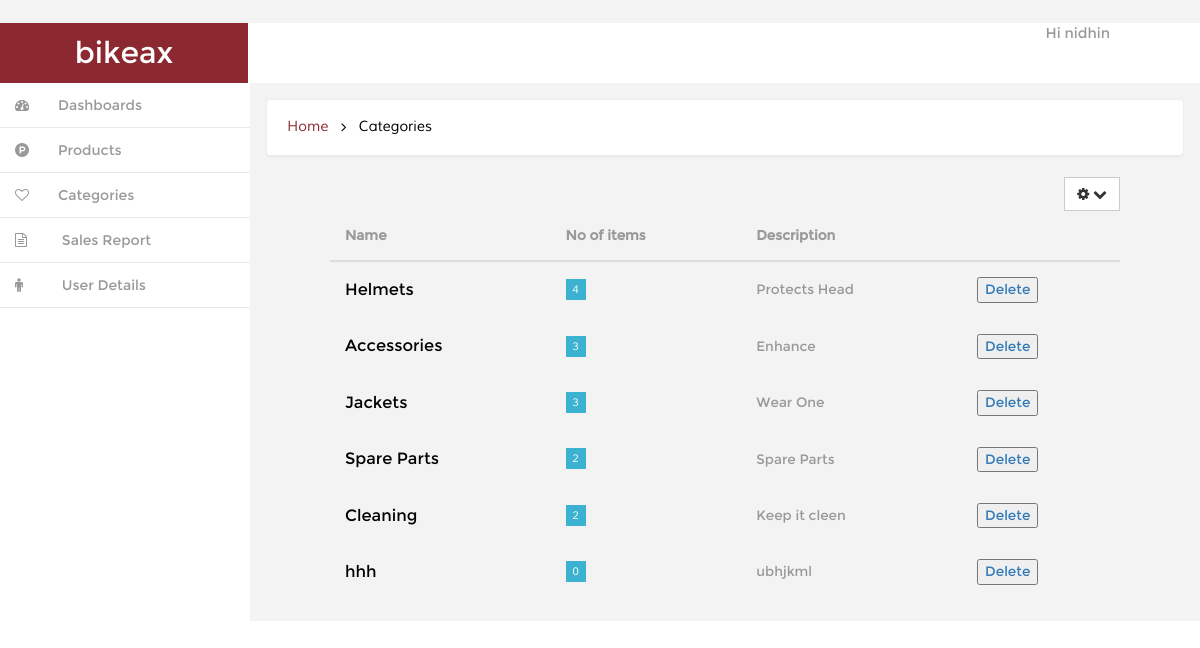
/dashboard/category/ (signed in), run on the app's committed database.
### ecom/models.py (models this page shows)
class Category(models.Model):
	Name=models.CharField(max_length=30)
	Description=models.TextField(max_length=50)
	def __str__(self):
		return self.Name

### ecom/views.py (the view)
# urls.py: url(r'^dashboard/category/$',dashcategory, name="dashcategory"),
@user_passes_test(lambda u:u.is_superuser)
def dashcategory(request):
	items=Category.objects.all()
	return render(request,'backend/category.html' ,{'items':items})

### ecom/context_processor.py (called while the page is built)
def cart(request):
    return {'cart': Cart(request)}

### templates/backend/category.html (shortened to what this page needs)
{% extends 'backend/index.html' %}
{% block breadcrump %} Categories {% endblock %}
{% block contentmain %}
<div style="margin:5px 80px 5px 80px;">
<div class="float-right">
<div class="dropdown">
        <a href="#" title="" class="btn btn-default" data-toggle="dropdown" aria-expanded="false">
            <i class="fa fa-cog icon_8"></i>
            <i class="fa fa-chevron-down icon_8"></i>
        <div class="ripple-wrapper"></div></a>
    </div>
  </div>
  <table class="table">
                       <thead>
                    <tr>
                        <th>Name</th>
                        <th>No of items</th>
                        <th>Description</th>
                        <th></th>
                    </tr>
                    </thead>
                     <tbody>
                     {% for it in items %}
                         <tr class="table-row">
                             <td class="table-text">
                             	<h6>{{ it.Name }}</h6>
                             </td>
                             <td>
                             	<span class="fam">{{ it.product_set.count }}</span>
                             </td>
                             <td class="march">
                                {{ it.Description }}
                             </td>
                              <td >
 							               <a href="{% url 'cato_del' pk=it.pk %}"><button>Delete</button></a>
                             </td>
                         </tr>
                          {% endfor %}
                     </tbody>
                 </table>
            </div>
{% endblock %}

### templates/backend/index.html (shortened to what this page needs)
<!DOCTYPE HTML>
{% load static %}
<html>
<head>
<link href="{% static 'backend/css/bootstrap.min.css'%}"  rel='stylesheet' type='text/css' />
<link href="{% static 'backend/css/style.css'%}" rel='stylesheet' type='text/css' />
<link href="{% static 'backend/css/font-awesome.css'%}" rel="stylesheet">
<link href="{% static 'backend/css/custom.css'%}" rel="stylesheet">
</head>
<body>
<div id="wrapper">
        <nav class="navbar-default navbar-static-top" role="navigation">
             <div class="navbar-header">
	               <h1> <a class="navbar-brand" href="index.html">bikeax</a></h1>
			   </div>
			 <div class=" border-bottom">
		    <div class="drop-men" >
		        <ul class=" nav_1">
					<li class="dropdown" style="margin-right:90px;">
		              <a href="#" class="dropdown-toggle dropdown-at" data-toggle="dropdown">
		              <span class=" name-caret">Hi {{ user }}</span></a>
		            </li>
		        </ul>
		     </div>
			<div class="clearfix">
     </div>
		    <div class="navbar-default sidebar" role="navigation">
                <div class="sidebar-nav navbar-collapse">
                <ul class="nav" id="side-menu">
                    <li>
                        <a href="{% url 'dashboard' %}" class=" hvr-bounce-to-right"><i class="fa fa-dashboard nav_icon "></i><span class="nav-label">Dashboards</span> </a>
                    </li>
                      <li>
                        <a href="{% url 'dashproduct' %}" class=" hvr-bounce-to-right"><i class="fa fa-product-hunt nav_icon "></i><span class="nav-label">Products</span> </a>
                    </li>
                      <li>
                        <a href="{% url 'dashcategory' %}" class=" hvr-bounce-to-right"><i class="fa fa-heart-o nav_icon "></i><span class="nav-label">Categories</span> </a>
                    </li>
					 <li>
                        <a href="{% url 'sales' %}" class=" hvr-bounce-to-right"><i class="fa fa-file-text-o  nav_icon"></i> <span class="nav-label">Sales Report</span> </a>
                    </li>
                    <li>
                        <a href="/user_detail/" class=" hvr-bounce-to-right"><i class="fa fa-male nav_icon"></i> <span class="nav-label">User Details</span> </a>
                    </li>
                </ul>
            </div>
			</div>
        </nav>
        <div id="page-wrapper" class="gray-bg dashbard-1">
       <div class="content-main">
		    <div class="banner">
				<h2>
				<a href="/dashbard/">Home</a>
				<i class="fa fa-angle-right"></i>
				<span>{% block breadcrump %} Dashboard {% endblock %}</span>
				</h2>
		    </div>
		<div class="content-top">
			{% block contentmain %}{% endblock %}
		</div>
			       </div>
						 	       </div>
	       </div>
</body>
</html>

### static/backend/css/style.css (style rules this page uses)
h4, h5, h6, h1, h2, h3 { margin: 0; }
ul, ol { margin: 0;padding: 0; }
html, body { font-family:'Montserrat-Regular'; font-size: 100%; background:#F3F3F4; overflow-x: hidden; }
body a { transition:0.5s all; -webkit-transition:0.5s all; -moz-transition:0.5s all; -o-transition:0.5s all; -ms-transition:0.5s all; }
div#wrapper { background-color: #fff; }
.navbar-default.sidebar { background-color: #fff; }
h1 a.navbar-brand { color: #fff !important; font-size: 30px; font-weight: 500; padding: 20px 0px; background: #8c2830; text-align: center; width:248px; height: 60px; }
i.nav_icon { color: #fff; margin-right:6px; }
.sidebar ul li a { color: #999; font-size:14px; }
.hvr-bounce-to-right { display: inline-block; vertical-align: middle; -webkit-transform: translateZ(0); transform: translateZ(0); box-shadow: 0 0 1px rgba(0, 0, 0, 0); -webkit-backface-visibility: hidden; backface-visibility: hidden; -moz-osx-font-smoothing: grayscale; position: relative; -webkit-transition-property: color; transition-property: color; -webkit-transition-duration: 0.5s; transition-duration: 0.5s; }
.hvr-bounce-to-right:before { content: ""; position: absolute; z-index: -1; top: 0; left: 0; right: 80%; bottom: 0; background:#7f8c8d; -webkit-transform: scaleX(0); transform: scaleX(0); -webkit-transform-origin: 0 50%; transform-origin: 0 50%; -webkit-transition-property: transform; transition-property: transform; -webkit-transition-duration: 0.5s; transition-duration: 0.5s; -webkit-transition-timing-function: ease-out; transition-timing-function: ease-out; }
.nav > li > a { color: #999; font-weight:500; padding: 0px 20px 0px 0px; font-size: 0.85em; border-bottom: 1px solid #E9E9E9; }
.nav > li > a i { margin-right: 14px; }
i.nav_icon { color: #999; padding: 15px; width: 44px; height: 44px; }
@media (min-width: 768px) { #page-wrapper { position: inherit; margin: 0 0 0 240px; min-height: 1000px; } }
a.dropdown-toggle.dropdown-at { border-bottom: none; }
.content-main { background-color: #F3F3F4; padding-top: 1em; }
.border-bottom { background-color: #fff; }
.drop-men { float: right; }
.dropdown-at { padding: 0 !important; position: relative; color: #999; font-size: 0.9em; text-decoration: none ; }
.dropdown, .dropup { display: inline-block; padding:0; }
.banner { background: #fff; display: block; margin: 0em 1em ; padding:1em; border: 1px solid #ebeff6; border-color: #ebeff6; border-radius: 4px; -webkit-border-radius: 4px; -o-border-radius: 4px; -moz-border-radius: 4px; -ms-border-radius: 4px; -webkit-box-shadow: 0 1px 1px rgba(0,0,0,.05); box-shadow: 0 1px 1px rgba(0,0,0,.05); }
.banner h2 { font-size:0.9em; }
.banner h2 a { color:#8c2830; text-decoration:none; font-family: 'Muli-Regular'; padding:0.3em ; }
.banner h2 span { color:#000; font-family: 'Muli-Regular'; padding:0.3em ; }
.banner h2 i { color:#000; vertical-align:middle; padding:0.3em ; }
.content-top { padding: 1em 0; }
.btn { border-radius: 0px; outline: none; }
.table td, .table>tbody>tr>td, .table>tbody>tr>th, .table>tfoot>tr>td, .table>tfoot>tr>th, .table>thead>tr>td, .table>thead>tr>th { padding: 15px !important; font-size: 0.85em; color: #999; border-top: none !important; }
.table-row td { font-size: 1em; padding: 15px 8px 15px !important; line-height: 1.42857143; vertical-align:middle !important; border-top: 1px solid #ddd; }
td.table-text h6 { font-size: 1.2em; color:#000; }
td span { color:#fff; font-size: 0.8em; padding: 4px 7px; font-family: 'Muli-Regular'; }
td span.fam { color:#fff; font-size: 0.8em; padding: 4px 7px; font-family: 'Muli-Regular'; }
td span.fam { background:#3BB2D0; }
.float-right { float: right; }
.table { margin-bottom: 0; }
tr.table-row { border-top: 1px solid #F3F3F4; }

### static/backend/css/custom.css (style rules this page uses)
#wrapper { width: 100%; }
#page-wrapper { min-height: 568px; }
@media (min-width:768px) { #page-wrapper { position: inherit; margin: 0 0 0 250px; } }
.sidebar .sidebar-nav.navbar-collapse { padding-right: 0; padding-left: 0; }
@media (min-width:768px) { .sidebar { z-index: 1; position: absolute; width: 250px; } }

### data on the page
Category: Name "Helmets", product_set.count "4", Description "Protects Head"
Category: Name "Accessories", product_set.count "3", Description "Enhance"
Category: Name "Jackets", product_set.count "3", Description "Wear One"
Category: Name "Spare Parts", product_set.count "2", Description "Spare Parts"
Category: Name "Cleaning", product_set.count "2", Description "Keep it cleen"
Category: Name "hhh", product_set.count "0", Description "ubhjkml"

### other printed values
{{ user }} "nidhin"
